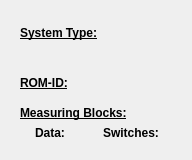
<?xml version="1.0" encoding="UTF-8"?>
<ui version="4.0">
 <class>CUinfo_simple_Form</class>
 <widget class="QWidget" name="CUinfo_simple_Form">
  <property name="geometry">
   <rect>
    <x>0</x>
    <y>0</y>
    <width>192</width>
    <height>160</height>
   </rect>
  </property>
  <property name="sizePolicy">
   <sizepolicy hsizetype="Preferred" vsizetype="Preferred">
    <horstretch>0</horstretch>
    <verstretch>0</verstretch>
   </sizepolicy>
  </property>
  <property name="minimumSize">
   <size>
    <width>192</width>
    <height>160</height>
   </size>
  </property>
  <property name="font">
   <font>
    <family>Liberation Sans</family>
    <pointsize>12</pointsize>
    <weight>75</weight>
    <bold>true</bold>
   </font>
  </property>
  <property name="windowTitle">
   <string/>
  </property>
  <widget class="QLabel" name="systemTypeTitle_label">
   <property name="geometry">
    <rect>
     <x>20</x>
     <y>25</y>
     <width>150</width>
     <height>16</height>
    </rect>
   </property>
   <property name="font">
    <font>
     <pointsize>9</pointsize>
     <weight>75</weight>
     <bold>true</bold>
     <underline>true</underline>
    </font>
   </property>
   <property name="text">
    <string>System Type:</string>
   </property>
  </widget>
  <widget class="QLabel" name="systemType_label">
   <property name="geometry">
    <rect>
     <x>36</x>
     <y>45</y>
     <width>141</width>
     <height>16</height>
    </rect>
   </property>
   <property name="palette">
    <palette>
     <active>
      <colorrole role="WindowText">
       <brush brushstyle="SolidPattern">
        <color alpha="255">
         <red>0</red>
         <green>0</green>
         <blue>255</blue>
        </color>
       </brush>
      </colorrole>
     </active>
     <inactive>
      <colorrole role="WindowText">
       <brush brushstyle="SolidPattern">
        <color alpha="255">
         <red>0</red>
         <green>0</green>
         <blue>255</blue>
        </color>
       </brush>
      </colorrole>
     </inactive>
     <disabled>
      <colorrole role="WindowText">
       <brush brushstyle="SolidPattern">
        <color alpha="255">
         <red>118</red>
         <green>116</green>
         <blue>108</blue>
        </color>
       </brush>
      </colorrole>
     </disabled>
    </palette>
   </property>
   <property name="font">
    <font>
     <pointsize>9</pointsize>
     <weight>75</weight>
     <bold>true</bold>
    </font>
   </property>
   <property name="text">
    <string/>
   </property>
  </widget>
  <widget class="QLabel" name="romIDtitle_label">
   <property name="geometry">
    <rect>
     <x>20</x>
     <y>75</y>
     <width>61</width>
     <height>16</height>
    </rect>
   </property>
   <property name="font">
    <font>
     <pointsize>9</pointsize>
     <weight>75</weight>
     <bold>true</bold>
     <underline>true</underline>
    </font>
   </property>
   <property name="text">
    <string>ROM-ID:</string>
   </property>
  </widget>
  <widget class="QLabel" name="romID_label">
   <property name="geometry">
    <rect>
     <x>80</x>
     <y>75</y>
     <width>91</width>
     <height>16</height>
    </rect>
   </property>
   <property name="palette">
    <palette>
     <active>
      <colorrole role="WindowText">
       <brush brushstyle="SolidPattern">
        <color alpha="255">
         <red>150</red>
         <green>0</green>
         <blue>110</blue>
        </color>
       </brush>
      </colorrole>
     </active>
     <inactive>
      <colorrole role="WindowText">
       <brush brushstyle="SolidPattern">
        <color alpha="255">
         <red>150</red>
         <green>0</green>
         <blue>110</blue>
        </color>
       </brush>
      </colorrole>
     </inactive>
     <disabled>
      <colorrole role="WindowText">
       <brush brushstyle="SolidPattern">
        <color alpha="255">
         <red>118</red>
         <green>116</green>
         <blue>108</blue>
        </color>
       </brush>
      </colorrole>
     </disabled>
    </palette>
   </property>
   <property name="font">
    <font>
     <pointsize>9</pointsize>
     <weight>75</weight>
     <bold>true</bold>
    </font>
   </property>
   <property name="text">
    <string/>
   </property>
   <property name="alignment">
    <set>Qt::AlignCenter</set>
   </property>
  </widget>
  <widget class="QLabel" name="nrofmbsswstitle_label">
   <property name="geometry">
    <rect>
     <x>20</x>
     <y>105</y>
     <width>150</width>
     <height>16</height>
    </rect>
   </property>
   <property name="font">
    <font>
     <pointsize>9</pointsize>
     <weight>75</weight>
     <bold>true</bold>
     <underline>true</underline>
    </font>
   </property>
   <property name="text">
    <string>Measuring Blocks:</string>
   </property>
  </widget>
  <widget class="QLabel" name="nrofdatambstitle_label">
   <property name="geometry">
    <rect>
     <x>35</x>
     <y>125</y>
     <width>38</width>
     <height>16</height>
    </rect>
   </property>
   <property name="font">
    <font>
     <pointsize>9</pointsize>
     <weight>75</weight>
     <bold>true</bold>
    </font>
   </property>
   <property name="text">
    <string>Data:</string>
   </property>
  </widget>
  <widget class="QLabel" name="nrofswitchestitle_label">
   <property name="geometry">
    <rect>
     <x>103</x>
     <y>125</y>
     <width>57</width>
     <height>16</height>
    </rect>
   </property>
   <property name="font">
    <font>
     <pointsize>9</pointsize>
     <weight>75</weight>
     <bold>true</bold>
    </font>
   </property>
   <property name="text">
    <string>Switches:</string>
   </property>
  </widget>
  <widget class="QLabel" name="nrofdatambs_label">
   <property name="geometry">
    <rect>
     <x>77</x>
     <y>125</y>
     <width>21</width>
     <height>16</height>
    </rect>
   </property>
   <property name="palette">
    <palette>
     <active>
      <colorrole role="WindowText">
       <brush brushstyle="SolidPattern">
        <color alpha="255">
         <red>0</red>
         <green>0</green>
         <blue>255</blue>
        </color>
       </brush>
      </colorrole>
     </active>
     <inactive>
      <colorrole role="WindowText">
       <brush brushstyle="SolidPattern">
        <color alpha="255">
         <red>0</red>
         <green>0</green>
         <blue>255</blue>
        </color>
       </brush>
      </colorrole>
     </inactive>
     <disabled>
      <colorrole role="WindowText">
       <brush brushstyle="SolidPattern">
        <color alpha="255">
         <red>118</red>
         <green>116</green>
         <blue>108</blue>
        </color>
       </brush>
      </colorrole>
     </disabled>
    </palette>
   </property>
   <property name="font">
    <font>
     <pointsize>9</pointsize>
     <weight>75</weight>
     <bold>true</bold>
    </font>
   </property>
   <property name="text">
    <string/>
   </property>
  </widget>
  <widget class="QLabel" name="nrofswitches_label">
   <property name="geometry">
    <rect>
     <x>164</x>
     <y>125</y>
     <width>21</width>
     <height>16</height>
    </rect>
   </property>
   <property name="palette">
    <palette>
     <active>
      <colorrole role="WindowText">
       <brush brushstyle="SolidPattern">
        <color alpha="255">
         <red>0</red>
         <green>0</green>
         <blue>255</blue>
        </color>
       </brush>
      </colorrole>
     </active>
     <inactive>
      <colorrole role="WindowText">
       <brush brushstyle="SolidPattern">
        <color alpha="255">
         <red>0</red>
         <green>0</green>
         <blue>255</blue>
        </color>
       </brush>
      </colorrole>
     </inactive>
     <disabled>
      <colorrole role="WindowText">
       <brush brushstyle="SolidPattern">
        <color alpha="255">
         <red>118</red>
         <green>116</green>
         <blue>108</blue>
        </color>
       </brush>
      </colorrole>
     </disabled>
    </palette>
   </property>
   <property name="font">
    <font>
     <pointsize>9</pointsize>
     <weight>75</weight>
     <bold>true</bold>
    </font>
   </property>
   <property name="text">
    <string/>
   </property>
  </widget>
 </widget>
 <resources/>
 <connections/>
</ui>
